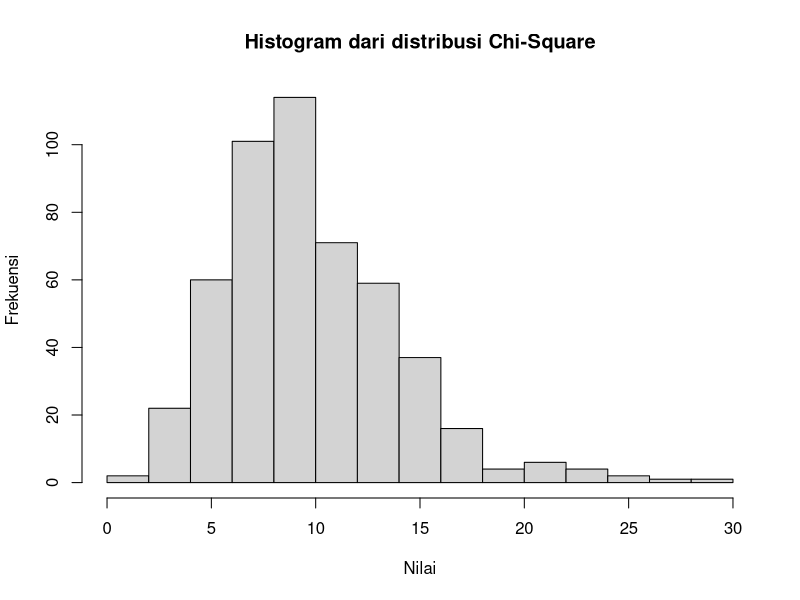

Write the R code that produced this figure.
# Menghitung nilai probabilitas dari distribusi Chi-Square
x = 3
v = 10

# Menghitung nilai probabilitas dari distribusi Chi-Square
prob = dchisq(x, v)

print(paste("Nilai probabilitas dari distribusi Chi-Square adalah", prob))

# Menghasilkan sampel acak dari distribusi Chi-Square
sample = rchisq(500, v)

# Membuat histogram dari distribusi Chi-Square
hist(sample, main = "Histogram dari distribusi Chi-Square", xlab = "Nilai", ylab = "Frekuensi")

# Menghitung nilai rata-rata dari distribusi Chi-Square
mean = mean(sample)

print(paste("Nilai rata-rata dari distribusi Chi-Square adalah", mean))

# Menghitung nilai varians dari distribusi Chi-Square
var = var(sample)

print(paste("Nilai varians dari distribusi Chi-Square adalah", var))